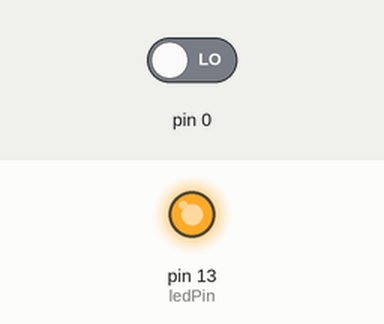
Recording of a sketch running on a simulated Arduino Leonardo, built with avr-gcc and run on an emulated ATmega32U4. Parts: output pins drawn as LEDs (lit = HIGH). Inputs (shaded band) come from the test bench; at power-on: pin 0 LOW.

Above: at 1.2 s.
1.3 s: pin 0 driven HIGH
At 1.8 s:
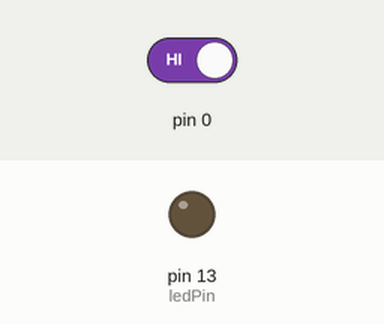
2.8 s: pin 0 driven LOW
At 3.3 s:
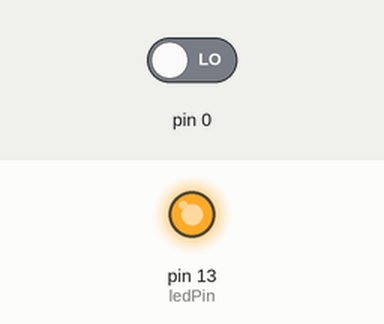
Timing chart, 0 to 5.8 s (numbered marks = the images above; inputs shaded):
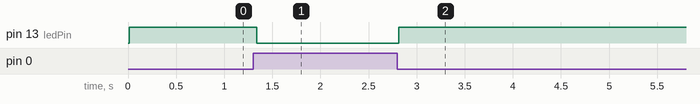

Measured:
- after the input at 1.3 s, pin 13 (ledPin): HIGH → LOW at once
- after the input at 2.8 s, pin 13 (ledPin): LOW → HIGH at once

The sketch:

response_key_leonardo_HIGHLOW.ino
```cpp
// Detects when pin 2 of the Leonardo goes from HIGH to LOW (GND) and sends a KEYPRESS event (DOWN then UP)
//
// Time-stamp: <2024-10-09 christophe@pallier.org>

// For debouncing, we followed the Schmitt trigger approach described at
// <https://forum.arduino.cc/t/elegant-debouncing-solution-with-software-schmitt-trigger-emulation/122724>
// The benefit of the Schmitt trigger solution (whether hardware or software-emulated) is that
// it constantly smooths out the state change information coming from the pin rather than imposing a fixed "blackout" period
//  where the pin is ignored for a certain amount of time or, even less usefully, for a fixed number of state changes.

#if ARDUINO > 10605
#include <Keyboard.h>
#endif

char KEY = 'f'; // character sent when the circuit is closed
const int button = 2; // pin to which the switch closing to GND is attached
const int ledPin = 13;  // this led will light up when the button is pressed

// different thresholds for detecting button-down (press) and button-up (release)
//(These may be tuned to the particular switch/button being debounced)
// the value beluw are for a putikeeg morse key
const uint8_t threshold_press = 0xa0;
const uint8_t threshold_release = 0x0f;
const int DELAY = 4; // delay within the loop

void setup() {
  pinMode(ledPin, OUTPUT);
  digitalWrite(ledPin, LOW);      //start with LED off to save power
  pinMode(button, INPUT_PULLUP);  // the pin connected to the button switch is set to HIGH in a high-impedance state
 }

void loop() {
  //Variables for RC-Schmitt Trigger emulator debounce algorithm
  uint8_t y_old = 0, temp = 0, keypresses = 0;
  boolean buttonPressed = false;

  //Button polling loop
  while (true) {

    //Grab pin state
    boolean pinState = PIND & (1 << 2);  //Reading pin state  directly off register (pin PD2 / digital 2)
    pinState = !pinState;                // The button grounds the pin, which is otherwise pulled high, so we flip it
                                         // to achieve TRUE = buttonpress

    //This is the "RC circuit" part of the emulator, a recursive low-pass filter of recent pin states
    //Equation: y_old = (pinState * 0.25) + (y_old * 0.75)

    //First we get (y_old * 0.75)
    temp = (y_old >> 2);  //Bitwise operation for (y_old / 4)
    y_old -= temp;        // y_old - (y_old/4) is equivalent to (y_old * 0.75)

    //Second we add (pinState * 0.25) to y_old, but only if pinState is 1 (since otherwise the product is 0)
    //Note that we are actually adding 63 rather than (1*0.25). This is because we are using a byte
    //to represent the pin state in the equation for the purpose of having sufficient resolution to
    //later apply the hysteresis of the virtual Schmitt trigger. 63 is the integer result of multiplying
    //255 (maximum 8-bit number) by 0.25.
    if (pinState) y_old += 0x3f;  //0x3f is hex for 63


    //This is the Schmitt trigger part of the algorithm. Note the hysteresis -- different thresholds for
    //detecting button-down and button-up
    //Thresholds are 240 (for a valid press) and 15 (for a valid release) [out of 255]
    //(These may be tuned to the particular switch/button being debounced)
    if ((y_old > threshold_press) && (!buttonPressed)) {  //This means a real press-down has occurred
      Keyboard.write(KEY);
      buttonPressed = true;
      digitalWrite(ledPin, HIGH);
    } else if ((y_old < threshold_release) && (buttonPressed)) {  //This means a real release has occurred
      buttonPressed = false;
      digitalWrite(ledPin, LOW);
    }

    delay(DELAY);  //The algorithm specifies that the above routine be called by a timer interrupt every
               //4-5 ms. With the default Schmitt thresholds of 0x0f (15) and 0xf0 (240), a delay of 4 ms
               //here results in a debouncing period of approximately 50 ms (it is not exact because
               //this is not a pure timing algorithm, so depending on actual bounce, the period may vary
               //somewhat
  }
}
```
